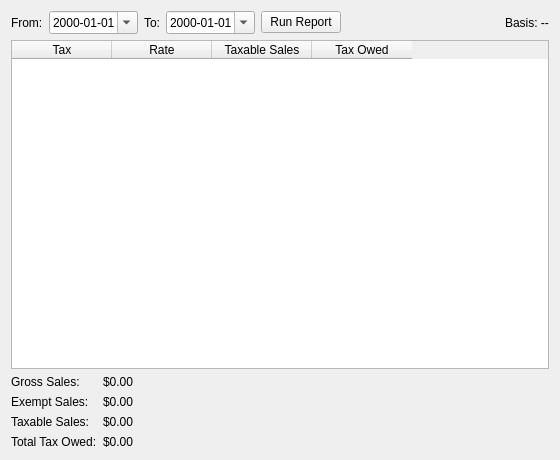
<?xml version="1.0" encoding="UTF-8"?>
<ui version="4.0">
 <class>SalesTaxReport</class>
 <widget class="QWidget" name="SalesTaxReport">
  <property name="geometry">
   <rect>
    <x>0</x>
    <y>0</y>
    <width>560</width>
    <height>460</height>
   </rect>
  </property>
  <property name="windowTitle">
   <string>Sales Tax Report</string>
  </property>
  <layout class="QVBoxLayout" name="verticalLayout">
   <item>
    <layout class="QHBoxLayout" name="filterLayout">
     <item>
      <widget class="QLabel" name="StartDate_Label">
       <property name="text">
        <string>From:</string>
       </property>
       <property name="buddy">
        <cstring>StartDate_DateEdit</cstring>
       </property>
      </widget>
     </item>
     <item>
      <widget class="QDateEdit" name="StartDate_DateEdit">
       <property name="displayFormat">
        <string>yyyy-MM-dd</string>
       </property>
       <property name="calendarPopup">
        <bool>true</bool>
       </property>
      </widget>
     </item>
     <item>
      <widget class="QLabel" name="EndDate_Label">
       <property name="text">
        <string>To:</string>
       </property>
       <property name="buddy">
        <cstring>EndDate_DateEdit</cstring>
       </property>
      </widget>
     </item>
     <item>
      <widget class="QDateEdit" name="EndDate_DateEdit">
       <property name="displayFormat">
        <string>yyyy-MM-dd</string>
       </property>
       <property name="calendarPopup">
        <bool>true</bool>
       </property>
      </widget>
     </item>
     <item>
      <widget class="QPushButton" name="RunReport_PushButton">
       <property name="text">
        <string>Run Report</string>
       </property>
      </widget>
     </item>
     <item>
      <spacer name="filterSpacer">
       <property name="orientation">
        <enum>Qt::Orientation::Horizontal</enum>
       </property>
       <property name="sizeHint" stdset="0">
        <size>
         <width>0</width>
         <height>0</height>
        </size>
       </property>
      </spacer>
     </item>
     <item>
      <widget class="QLabel" name="Basis_Label">
       <property name="text">
        <string>Basis: --</string>
       </property>
      </widget>
     </item>
    </layout>
   </item>
   <item>
    <widget class="QTableWidget" name="TaxLines_TableWidget">
     <column>
      <property name="text">
       <string>Tax</string>
      </property>
     </column>
     <column>
      <property name="text">
       <string>Rate</string>
      </property>
     </column>
     <column>
      <property name="text">
       <string>Taxable Sales</string>
      </property>
     </column>
     <column>
      <property name="text">
       <string>Tax Owed</string>
      </property>
     </column>
    </widget>
   </item>
   <item>
    <layout class="QFormLayout" name="summaryLayout">
     <item row="0" column="0">
      <widget class="QLabel" name="GrossSalesCaption_Label">
       <property name="text">
        <string>Gross Sales:</string>
       </property>
      </widget>
     </item>
     <item row="0" column="1">
      <widget class="QLabel" name="GrossSales_Label">
       <property name="text">
        <string>$0.00</string>
       </property>
      </widget>
     </item>
     <item row="1" column="0">
      <widget class="QLabel" name="ExemptSalesCaption_Label">
       <property name="text">
        <string>Exempt Sales:</string>
       </property>
      </widget>
     </item>
     <item row="1" column="1">
      <widget class="QLabel" name="ExemptSales_Label">
       <property name="text">
        <string>$0.00</string>
       </property>
      </widget>
     </item>
     <item row="2" column="0">
      <widget class="QLabel" name="TaxableSalesCaption_Label">
       <property name="text">
        <string>Taxable Sales:</string>
       </property>
      </widget>
     </item>
     <item row="2" column="1">
      <widget class="QLabel" name="TaxableSales_Label">
       <property name="text">
        <string>$0.00</string>
       </property>
      </widget>
     </item>
     <item row="3" column="0">
      <widget class="QLabel" name="TotalTaxOwedCaption_Label">
       <property name="text">
        <string>Total Tax Owed:</string>
       </property>
      </widget>
     </item>
     <item row="3" column="1">
      <widget class="QLabel" name="TotalTaxOwed_Label">
       <property name="text">
        <string>$0.00</string>
       </property>
      </widget>
     </item>
    </layout>
   </item>
  </layout>
 </widget>
 <resources/>
 <connections/>
</ui>
